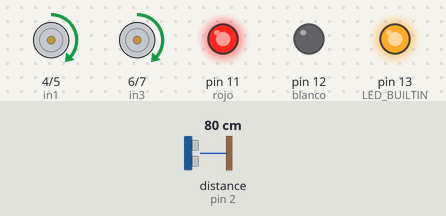
A sketch run on a simulated Arduino Uno, built with avr-gcc and run on an emulated ATmega328P. Shown: motor-driver pin pairs drawn as motors (green arrow = first pin HIGH = forward, orange = second pin HIGH = backward, longer = more drive, scaled by the enable pin), output pins drawn as LEDs (lit = HIGH). Inputs (shaded band) come from the test bench; at power-on: distance to the obstacle (sensor on pin 2) 80 cm. The echo pulse lasts 58.3 µs per cm; what the sketch prints to the serial monitor is not drawn.

Above: at 1.9 s.
At 5.4 s:
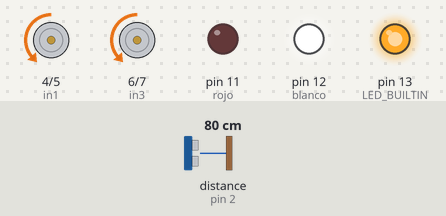
Timing chart, 0 to 9.0 s (numbered marks = the images above):
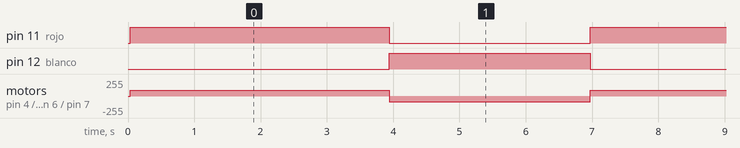

Measured:
- by itself, pin 11 (rojo): alternates HIGH for 3.9 s and LOW for 3.0 s
- by itself, pin 12 (blanco): alternates HIGH for 3.0 s and LOW for 3.9 s
- by itself, motor on pin 4 (in1) / pin 5 (in2), motor on pin 6 (in3) / pin 7 (in4): alternates forward 85/255 for 3.9 s and backward 85/255 for 3.0 s

The sketch:

tesla2.ino
```cpp
/*
    https://howtomechatronics.com/tutorials/arduino/arduino-dc-motor-control-tutorial-l298n-pwm-h-bridge/
 */

#include "SR04.h"

// Motor connections
int enA = 9;
int in1 = 4;
int in2 = 5;
int in3 = 6;
int in4 = 7;
int enB = 10;

int blanco = 12;
int rojo = 11;

#define ECHO_PIN 3
#define TRIG_PIN 2
SR04 sr04 = SR04(ECHO_PIN,TRIG_PIN);


void setup() {
    Serial.begin(9600);

    pinMode(enA, OUTPUT);
    pinMode(in1, OUTPUT);
    pinMode(in2, OUTPUT);

    pinMode(enB, OUTPUT);
    pinMode(in3, OUTPUT);
    pinMode(in4, OUTPUT);

    analogWrite(enA, 85); // Send PWM signal to L298N Enable pin 0-255
    analogWrite(enB, 85); // Send PWM signal to L298N Enable pin 0-255

    pinMode(rojo, OUTPUT);
    pinMode(blanco, OUTPUT);

    pinMode(LED_BUILTIN, OUTPUT); // 13
    digitalWrite(LED_BUILTIN, HIGH);
}

void delante(void) {
    // motor 0
    digitalWrite(in1, HIGH);
    digitalWrite(in2, LOW);
    // motor 1
    digitalWrite(in3, HIGH);
    digitalWrite(in4, LOW);
    // luces
    digitalWrite(blanco, LOW);
    digitalWrite(rojo, HIGH);
}

void detras(void) {
    // motor 0
    digitalWrite(in1, LOW);
    digitalWrite(in2, HIGH);
    // motor 1
    digitalWrite(in3, LOW);
    digitalWrite(in4, HIGH);
    // luces
    digitalWrite(blanco, HIGH);
    digitalWrite(rojo, LOW);
}

int mechoco(void) {
    long a = sr04.Distance();
    if (a < 7) {
      Serial.print(a);
      Serial.println("cm");
      return 1;
    } else {
      return 0;
    }
}
void loop() {
    unsigned int cont = 0;
    int r = 0;
    long a = sr04.Distance();
    Serial.print(a);
    Serial.println("cm");

    delante();

    while(cont < 30) {
        r = mechoco();
        if (r==1) {
            detras();
            digitalWrite(LED_BUILTIN, HIGH);
            delay(300);
            digitalWrite(LED_BUILTIN, HIGH);
            cont = 30;
        }
        delay(100);
        cont++;
    }

    detras();

    delay(3000);

}
```
